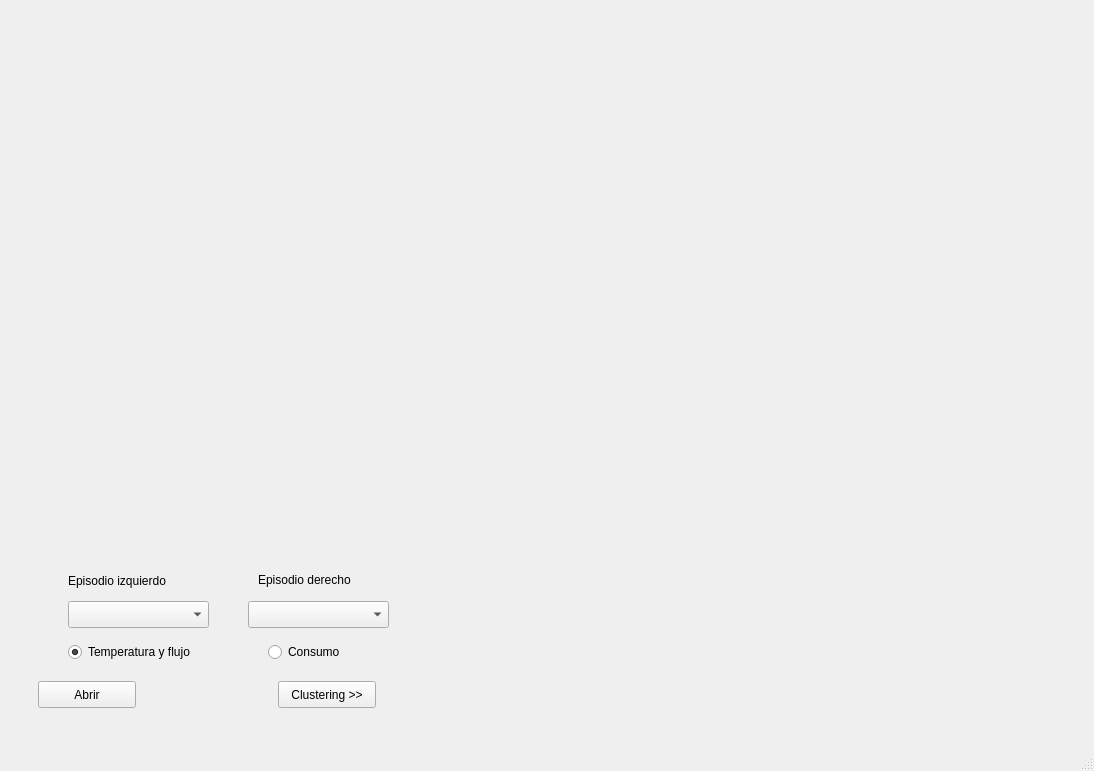
<?xml version="1.0" encoding="UTF-8"?>
<ui version="4.0">
 <class>MainWindow</class>
 <widget class="QMainWindow" name="MainWindow">
  <property name="geometry">
   <rect>
    <x>0</x>
    <y>0</y>
    <width>1094</width>
    <height>771</height>
   </rect>
  </property>
  <property name="windowTitle">
   <string>MainWindow</string>
  </property>
  <widget class="QWidget" name="centralwidget">
   <layout class="QHBoxLayout" name="horizontalLayout">
    <item>
     <widget class="QWidget" name="widget_3" native="true">
      <property name="sizePolicy">
       <sizepolicy hsizetype="Expanding" vsizetype="Expanding">
        <horstretch>0</horstretch>
        <verstretch>0</verstretch>
       </sizepolicy>
      </property>
      <layout class="QVBoxLayout" name="verticalLayout">
       <item>
        <widget class="QWidget" name="widget" native="true">
         <property name="sizePolicy">
          <sizepolicy hsizetype="Expanding" vsizetype="Expanding">
           <horstretch>0</horstretch>
           <verstretch>0</verstretch>
          </sizepolicy>
         </property>
         <layout class="QHBoxLayout" name="plotLayout"/>
        </widget>
       </item>
       <item>
        <widget class="QWidget" name="widget_2" native="true">
         <property name="sizePolicy">
          <sizepolicy hsizetype="Minimum" vsizetype="Preferred">
           <horstretch>0</horstretch>
           <verstretch>0</verstretch>
          </sizepolicy>
         </property>
         <property name="minimumSize">
          <size>
           <width>0</width>
           <height>180</height>
          </size>
         </property>
         <widget class="QComboBox" name="cbx1">
          <property name="geometry">
           <rect>
            <x>50</x>
            <y>50</y>
            <width>141</width>
            <height>27</height>
           </rect>
          </property>
          <property name="maximumSize">
           <size>
            <width>16777215</width>
            <height>300</height>
           </size>
          </property>
         </widget>
         <widget class="QComboBox" name="cbx2">
          <property name="geometry">
           <rect>
            <x>230</x>
            <y>50</y>
            <width>141</width>
            <height>27</height>
           </rect>
          </property>
         </widget>
         <widget class="QLabel" name="label">
          <property name="geometry">
           <rect>
            <x>50</x>
            <y>20</y>
            <width>131</width>
            <height>20</height>
           </rect>
          </property>
          <property name="text">
           <string>Episodio izquierdo</string>
          </property>
         </widget>
         <widget class="QLabel" name="label_2">
          <property name="geometry">
           <rect>
            <x>240</x>
            <y>20</y>
            <width>121</width>
            <height>17</height>
           </rect>
          </property>
          <property name="text">
           <string>Episodio derecho</string>
          </property>
         </widget>
         <widget class="QPushButton" name="btnAbrir">
          <property name="geometry">
           <rect>
            <x>20</x>
            <y>130</y>
            <width>98</width>
            <height>27</height>
           </rect>
          </property>
          <property name="text">
           <string>Abrir</string>
          </property>
         </widget>
         <widget class="QPushButton" name="btnClustering">
          <property name="geometry">
           <rect>
            <x>260</x>
            <y>130</y>
            <width>98</width>
            <height>27</height>
           </rect>
          </property>
          <property name="text">
           <string>Clustering &gt;&gt;</string>
          </property>
         </widget>
         <widget class="QRadioButton" name="rbTemperatura">
          <property name="geometry">
           <rect>
            <x>50</x>
            <y>90</y>
            <width>171</width>
            <height>22</height>
           </rect>
          </property>
          <property name="text">
           <string>Temperatura y flujo</string>
          </property>
          <property name="checked">
           <bool>true</bool>
          </property>
         </widget>
         <widget class="QRadioButton" name="rbConsumo">
          <property name="geometry">
           <rect>
            <x>250</x>
            <y>90</y>
            <width>116</width>
            <height>22</height>
           </rect>
          </property>
          <property name="text">
           <string>Consumo</string>
          </property>
         </widget>
        </widget>
       </item>
      </layout>
     </widget>
    </item>
    <item>
     <widget class="QWidget" name="widget_4" native="true">
      <property name="sizePolicy">
       <sizepolicy hsizetype="Expanding" vsizetype="Expanding">
        <horstretch>0</horstretch>
        <verstretch>0</verstretch>
       </sizepolicy>
      </property>
      <property name="minimumSize">
       <size>
        <width>500</width>
        <height>0</height>
       </size>
      </property>
      <layout class="QVBoxLayout" name="clusteringLayout"/>
     </widget>
    </item>
   </layout>
  </widget>
  <widget class="QMenuBar" name="menubar">
   <property name="geometry">
    <rect>
     <x>0</x>
     <y>0</y>
     <width>1094</width>
     <height>25</height>
    </rect>
   </property>
  </widget>
  <widget class="QStatusBar" name="statusbar"/>
 </widget>
 <resources/>
 <connections/>
</ui>
